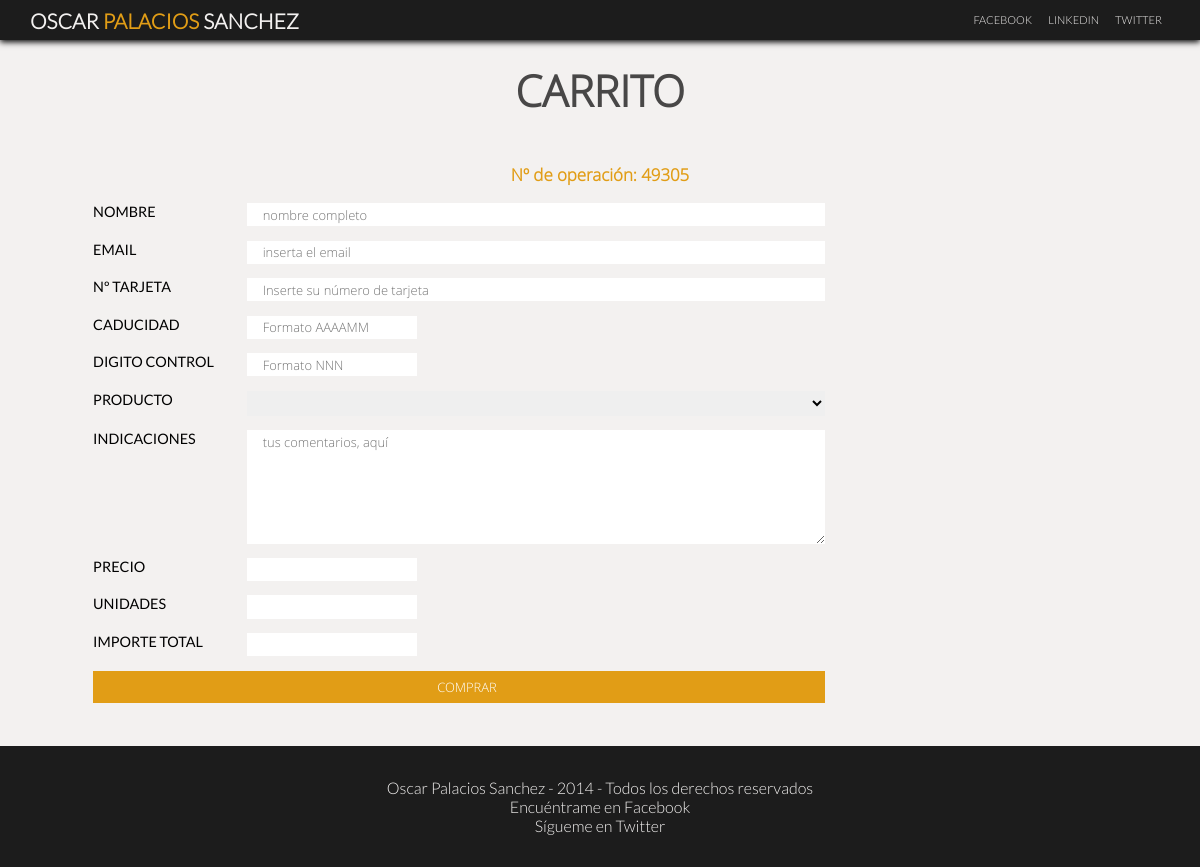
The page /modelos-pago/carrito.php on the database as committed earlier.
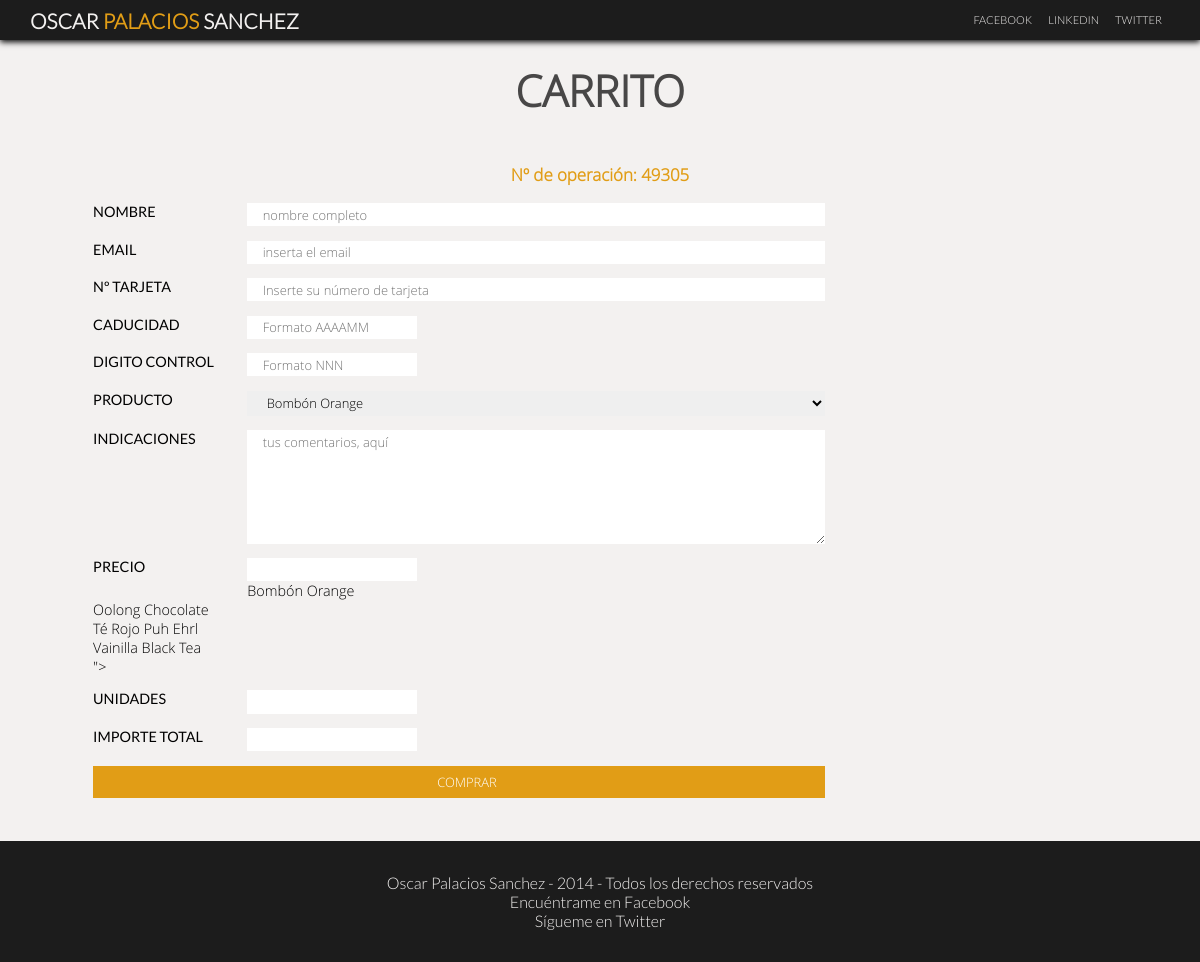
The same page on the database as committed later.
### tables this page shows
CREATE TABLE IF NOT EXISTS `productos` (
  `idProducto` int(3) NOT NULL,
  `nombre` varchar(30) NOT NULL,
  `precio` decimal(7,2) NOT NULL,
  `imagen` varchar(50) NOT NULL
);

### modelos-pago/php/class.Functions.php (the view, shortened to what this page needs)
<?php
class Functions {
	private static function _establecerConexion() {
		$db                   = Database::getInstancia();
		$_conexionEstablecida = $db->getConexion();
		return $_conexionEstablecida;
	}
	public static function consulta($tabla) {
		$mysqli = self::_establecerConexion();
		$query  = "SELECT *
				FROM {$tabla}
				ORDER BY nombre ASC";
		$result_set = mysqli_query($mysqli, $query);
		return $result_set;
	}
	public static function listado($tabla, $columna) {
		$te_set = self::consulta($tabla);
		switch ($columna) {
			case 0:
				$id = self::idHidden($salida['hidden']);
				echo $id;
			case 1:
				$salida = self::salida($te_set);
				echo $salida['output'];
				break;
		}
	}
	public static function salida($tipo) {
		$hidden = "";
		$output = "<select id='tipo' name='tipo'>";
		while ($producto = mysqli_fetch_array($tipo)) {
			$output .= '<option label="'.$producto[1].'" value="'.$producto[1].'">'.$producto[1].'</option>';
			$hidden .= $producto[0];
		}
		$output .= "</select>";
		return $salida = array('output' => $output, 'hidden' => $hidden);
	}
	public static function idHidden($id) {
		$mysqli     = self::_establecerConexion();
		$query      = "SELECT precio FROM productos WHERE idProducto = 100";
		$result_set = mysqli_query($mysqli, $query);
		$idHidden = "";
		while ($id = mysqli_fetch_array($result_set)) {
			$idHidden = $id[0];
		}
		return $idHidden;
	}
}
?>

### modelos-pago/php/includes/header.php (shortened to what this page needs)
<?php
require_once 'php/class.Functions.php';
?>
<!doctype html>
<html>
<head>
<link href="CSS/principal.css" rel="stylesheet" type="text/css">
</head>
<body>
<header id="encabezado">
  <h1 class="nombre">OSCAR <span class="nombreDestacado">PALACIOS</span> SANCHEZ</h1>
  <div id="redes">
    <ul>
      <li><a href="http://facebook.com/bitbeta">facebook</a></li>
      <li><a href="http://es.linkedin.com/in/palaciossanchez">linkedin</a></li>
      <li><a class="derecha" href="http://twitter.com/opalaciosanchez">twitter</a></li>
    </ul>
  </div>
</header>

### modelos-pago/carrito.php (shortened to what this page needs)
<?php
require_once 'php/includes/header.php';
$operacion = rand(1000, 100000);
?>
<section id="contenido">
<h2 class="encabezadoprincipal">CARRITO</h2>
<article id="tpv"> <h3>Nº de operación: <?php echo $operacion;?></h3>
<div class="form"> <form name="tpv" action="procesado.php" method="POST">
<p><label for="nombre">Nombre</label><input type="text" name="nombre" id="nombre" required placeholder="nombre completo"/></p>
<p><label for="email">Email</label><input type="email" name="email" id="email" required placeholder="inserta el email"/></p>
<p>
<p>
  <label for="PAN">Nº tarjeta</label>
  <input type="text" name="PAN" id="PAN" required placeholder="Inserte su número de tarjeta">
</p>
<p>
  <label for="Caducidad">caducidad</label>
  <input type="text" name="caducidad" id="caducidad" required placeholder="Formato AAAAMM" maxlength="6" style="width:20%;">
</p>
<p>
  <label for="CVV2">Digito control</label>
  <input type="text" name="CVV2" id="CVV2" required placeholder="Formato NNN" maxlength="3" style="width:20%;">
</p>
<label for="list">producto</label>
<?php Functions::listado('productos', 1);?>
</p>
<p>
  <label for="consulta">Indicaciones</label><textarea id="consulta" rows="6" cols="10" placeholder="tus comentarios, aquí"></textarea>
</p>
<p>
  <label for="precio">Precio</label><input style="width:20%;" type="number" id="precio" name="precio" value="<?php Functions::listado('productos', 0)?>">
</p>
<p>
  <label for="unidades">Unidades</label><input style="width:20%;" type="number" id="unidades" name="unidades">
</p>
<p>
  <label for="importe">Importe Total</label><input style="width:20%;" type="number" id="importe" name="importe">
</p>
<p><input type="submit" id="comprar" name="comprar" value="COMPRAR"></p>
</form>
</div>
</article>
</section>
<?php
require_once 'php/includes/footer.php';
?>

### modelos-pago/php/includes/footer.php
<footer id="pie">
  <p>Oscar Palacios Sanchez - 2014 -  Todos los derechos reservados</p>
  <p><a href="http://facebook.com/bitbeta">Encuéntrame en Facebook</a></p>
  <p><a href="http://twitter.com/opalaciosanchez">Sígueme en Twitter</a></p>
</footer>
</body>
</html>

### modelos-pago/CSS/principal.css (style rules this page uses)
* { margin: 0; padding: 0; border: 0; }
body { font-size: 100%; background-color: #F3F1F0; width: 100%; }
header, footer { background-color: #1C1C1C; color: #F3F1F0; padding: 0.5em 2.5%; }
header { height: 1.5em; }
section { clear: both; font-family: open-sans-light, sans-serif; font-size: 0.9em; }
header { box-shadow: 0px 1px 6px #000; -webkit-box-shadow: 0px 2px 6px #000; }
#encabezado .nombre { font-family: 'lato-light', sans-serif; float: left; }
.nombreDestacado { color: #E19D16; }
#redes { float: right; font-variant: small-caps; }
#redes li { list-style: none; float:left; display: block; }
#redes li a:link, #redes li a:visited { font-family: 'lato-light', sans-serif; font-size: 1em; color: #F3F1F0; text-decoration: none; padding: 0 0.5em; }
#redes li a.derecha { border: 0; }
section { text-align: justify; }
article#tpv { padding: 1em 6%; }
article h2, h2.encabezadoprincipal { font-variant: small-caps; font-family: open-sans-light, sans-serif; color: #484747; text-align: center; margin: 0.5em auto 0.7em auto; }
h2.encabezadoprincipal { font-size: 3em; }
footer#pie { padding: 2em 0; }
footer#pie p { clear: both; font-family: 'lato-light', sans-serif; font-size: 1em; text-align: center; }
footer#pie a:link, #pie a:visited { text-decoration: none; color: #F3F1F0; }
#tpv h3 { text-align: center; margin: 0 auto 1em auto; color: #E19D16; }
div.form { display: block; width: 80%; margin: 0 auto 2em auto; }
form p { margin: 0 0 1em 0; }
label { text-transform: uppercase; font-family: 'lato-regular', sans-serif; display: block; text-align: left; width: 98%; margin-bottom: 0.7em; }
input, textarea { font-family: open-sans-light, sans-serif; font-size: 0.9em; width: 98%; padding: 0.2em 0 0.2em 2% ; }
select { font-family: open-sans-light, sans-serif; font-size: 0.9em; width: 75%; padding: 0.2em 0 0.2em 2% ; }
input[type=submit] { color: #fff; width: 100%; height: 1.5em; background: #E19D16; }

### modelos-pago/CSS/movil.css (style rules this page uses)
#redes { display: none; }
#encabezado .nombre { font-size: 1em; }
article p { text-align: left; }

### modelos-pago/CSS/tablet.css (style rules this page uses)
#encabezado .nombre { font-size: 1.2em; }

### modelos-pago/CSS/equipo.css (style rules this page uses)
#encabezado .nombre { font-size: 1.3em; }
#tpv div.form { display: block; float: left; width: 73%; margin-left: 2%; }
#tpv div.form label { display: block; float: left; width: 20%; }
#tpv div.form input, #tpv div.form textarea { display: block; width: 73%; padding: 0.2em 0 0.2em 2% ; }
#tpv div.form input[type=submit] { color: #fff; width: 95%; height: 2.5em; }
footer { clear:both; }

Rows that differ between the two databases and show on the page:
added productos: nombre "Bombón Orange"
Other text that changed with them:
form field tipo: (not shown) → "Bombón Orange"
